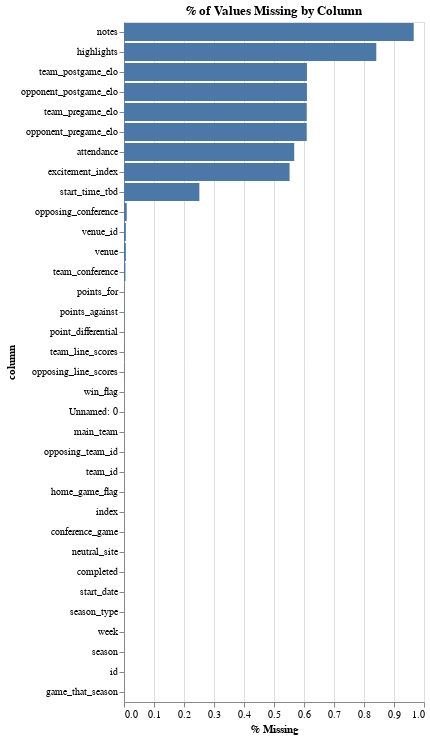

The notebook cell this image was saved under:
### Code cell
# Identify missing values
missing_values = data.isnull().sum()
#print("\n % of Values Missing:")
missing_vals = pd.DataFrame(missing_values / len(data)).reset_index()\
                                                       .rename({'index': 'column', 0: '% Missing'}, axis = 1)\
                                                       .sort_values(by = '% Missing', ascending = False)

alt.Chart(missing_vals).mark_bar().encode(
    x = alt.X('% Missing'),
    y = alt.Y('column', sort = '-x'))\
.properties(title = '% of Values Missing by Column')

### Figure 1 — Vega-Lite specification as saved in the notebook (floating-point values rounded to 4 significant figures)
{"config": {"view": {"continuousWidth": 300, "continuousHeight": 300}}, "data": {"name": "data-6cbdce638b14aff0faf033f37aa56bca"}, "mark": {"type": "bar"}, "encoding": {"x": {"field": "% Missing", "type": "quantitative"}, "y": {"field": "column", "sort": "-x", "type": "nominal"}}, "title": "% of Values Missing by Column", "$schema": "https://vega.github.io/schema/vega-lite/v5.6.1.json", "datasets": {"data-6cbdce638b14aff0faf033f37aa56bca": [{"column": "notes", "% Missing": 0.9657}, {"column": "highlights", "% Missing": 0.841}, {"column": "team_postgame_elo", "% Missing": 0.6098}, {"column": "opponent_postgame_elo", "% Missing": 0.6098}, {"column": "team_pregame_elo", "% Missing": 0.6092}, {"column": "opponent_pregame_elo", "% Missing": 0.6092}, {"column": "attendance", "% Missing": 0.5674}, {"column": "excitement_index", "% Missing": 0.5519}, {"column": "start_time_tbd", "% Missing": 0.2511}, {"column": "opposing_conference", "% Missing": 0.009145}, {"column": "venue_id", "% Missing": 0.00623}, {"column": "venue", "% Missing": 0.00623}, {"column": "team_conference", "% Missing": 0.004796}, {"column": "points_for", "% Missing": 0.0006818}, {"column": "points_against", "% Missing": 0.0006818}, {"column": "point_differential", "% Missing": 0.0006818}, {"column": "team_line_scores", "% Missing": 0.0006818}, {"column": "opposing_line_scores", "% Missing": 0.0006818}, {"column": "win_flag", "% Missing": 0.0}, {"column": "Unnamed: 0", "% Missing": 0.0}, {"column": "main_team", "% Missing": 0.0}, {"column": "opposing_team_id", "% Missing": 0.0}, {"column": "team_id", "% Missing": 0.0}, {"column": "home_game_flag", "% Missing": 0.0}, {"column": "index", "% Missing": 0.0}, {"column": "conference_game", "% Missing": 0.0}, {"column": "neutral_site", "% Missing": 0.0}, {"column": "completed", "% Missing": 0.0}, {"column": "start_date", "% Missing": 0.0}, {"column": "season_type", "% Missing": 0.0}, {"column": "week", "% Missing": 0.0}, {"column": "season", "% Missing": 0.0}, {"column": "id", "% Missing": 0.0}, {"column": "game_that_season", "% Missing": 0.0}]}}
